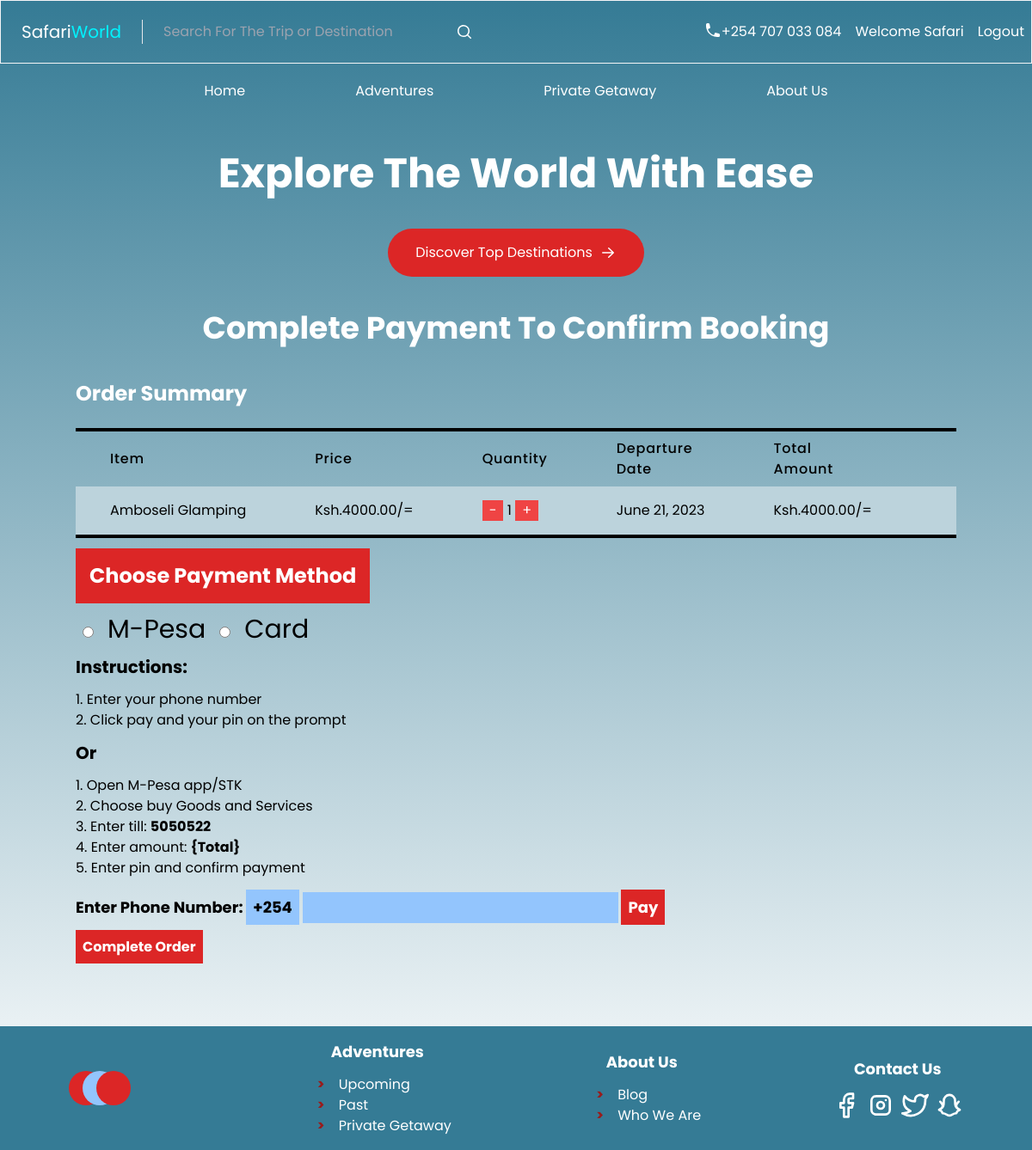
Page /3a78d5d9-3136-41db-b91c-bafca54f5fa3/order (signed in) on the committed database.
### booking/models.py (models this page shows, shortened)
class BaseModel(models.Model):
    id = models.UUIDField(primary_key=True, default=uuid.uuid4, editable=False)
    created_at = models.DateTimeField(auto_now_add=True)
    updated_at = models.DateTimeField(auto_now=True)
    class Meta:
        abstract = True

class User(BaseModel, AbstractUser):
    USER_TYPES = (
        ('A', 'Admin'),
        ('S', 'Staff'),
        ('U', 'User'),
    )
    GENDER_CHOICES = (
        (1, 'Male'),
        (2, 'Female'),
        (3, 'Other'),
    )
    user_type = models.CharField(choices=USER_TYPES, max_length=250)
    first_name = models.CharField(max_length=50)
    last_name = models.CharField(max_length=50)
    email = models.EmailField(max_length=250)
    date_of_birth = models.DateField(null=True)
    phone_number = models.CharField(max_length=20)
    gender = models.IntegerField(choices=GENDER_CHOICES, null=True)
    bio = models.CharField(max_length=250, blank=True)
    password = models.CharField(max_length=128)
    REQUIRED_FIELDS = ['first_name', 'last_name', 'phone_number', 'password']
    def __str__(self):
        return f'{self.first_name} {self.last_name} {self.email}'

class Adventure(BaseModel):
    name = models.CharField(max_length=250)
    place_id = models.ForeignKey(Place, on_delete=models.SET_NULL, null=True, related_name='adventures')
    description = models.CharField(max_length=1024)
    departure_date = models.DateField()
    return_date = models.DateField()
    price = models.DecimalField(max_digits=10, decimal_places=2)
    slots = models.IntegerField()
    age_limit = models.IntegerField(default=0)
    activities = models.CharField(max_length=250)
    image = models.FileField(upload_to='images', null=True)

### booking/views.py (the view, shortened to what this page needs)
# urls.py: path('<str:id>/order', views.order_page, name='order'),
@login_required
def order_page(request, id):
    print(f'user in both methods: {request.user}')
    adventure = Adventure.objects.get(id=id)
    adventure = Adventure.objects.get(id=id)
    context = {'adventure': adventure}
    return render(request, 'booking/order.html', context)

### booking/templates/booking/order.html (shortened to what this page needs)
{% extends 'booking/base.html' %} {% block content %}
<section class="flex-column items-center max-w-screen-lg mx-auto">
  <h1 class="text-white text-center text-2xl md:text-4xl font-bold my-10">
    Complete Payment To Confirm Booking
  </h1>
  <h3 class="font-bold text-2xl my-6 text-white">Order Summary</h3>
  <div>
    <div class="overflow-x-auto">
      <table class="w-full text-black border-black border-t-4 border-b-4">
        <thead>
          <tr>
            <th
              class="px-10 py-2 bg-transparent text-left text-l font-medium tracking-wider"
            >
              Item
            </th>
            <th
              class="px-10 py-2 bg-transparent text-left text-l font-medium tracking-wider"
            >
              Price
            </th>
            <th
              class="px-10 py-2 bg-transparent text-left text-l font-medium tracking-wider"
            >
              Quantity
            </th>
            <th
              class="px-10 py-2 bg-transparent text-left text-l font-medium tracking-wider"
            >
              Departure Date
            </th>
            <th
              class="px-10 py-2 bg-transparent text-left text-l font-medium tracking-wider"
            >
              Total Amount
            </th>
          </tr>
        </thead>
        <tbody class="" style="background-color: #bcd3dc">
          <tr>
            <td id="adventure" class="px-10 py-4 whitespace-nowrap">{{ adventure.name }}</td>
            <td class="px-10 py-4 whitespace-nowrap">
              <span>Ksh.</span><span id="price">{{ adventure.price }}<span>/=</span>
            </td>
            <td class="px-10 py-4 whitespace-nowrap">
              <button
                type="button"
                class="bg-red-500 px-2 text-center text-white"
                id="minus"
              >
                -
              </button>
              <span id="quantity">1</span>
              <button
                type="button"
                class="bg-red-500 px-2 text-center text-white"
                id="plus"
              >
                +
              </button>
            </td>
            <td class="px-10 py-4 whitespace-nowrap"> {{ adventure.departure_date }} </td>
            <td class="px-10 py-4 whitespace-nowrap">
              <span>Ksh.</span><span id="total">{{ adventure.price }}</span><span>/=</span>
            </td>
            <td class="px-10 py-4 whitespace-nowrap"></td>
          </tr>
        </tbody>
      </table>
    </div>
    <h2 class="text-white text-2xl bg-red-600 my-3 p-4 w-fit font-bold">
      Choose Payment Method
    </h2>
    <div class="text-3xl">
      <input
        class="mx-2"
        type="radio"
        id="mpesa"
        name="payments"
        value="M-Pesa"
      />
      <label for="mpesa">M-Pesa</label>
      <input class="mx-2" type="radio" id="card" name="payments" value="Card" />
      <label for="card">Card</label>
    </div>
    <p class="text-xl font-bold my-3">Instructions:</p>
    <ol class="list-decimal list-inside">
      <li>Enter your phone number</li>
      <li>Click pay and your pin on the prompt</li>
    </ol>
    <p class="text-xl font-bold my-3">Or</p>
    <ol class="list-decimal list-inside">
      <li>Open M-Pesa app/STK</li>
      <li>Choose buy Goods and Services</li>
      <li>Enter till: <strong>5050522</strong></li>
      <li>Enter amount: <strong>{Total}</strong></li>
      <li>Enter pin and confirm payment</li>
    </ol>
    <div class="my-4 text-lg font-bold">
      <label for="tel">Enter Phone Number: </label>
      <span class="bg-blue-300 p-2 text-black">+254</span>
      <input
        class="bg-blue-300 p-1 text-[#000000] focus:outline-none"
        type="text"
        id="phone"
      />
      <a class="bg-red-600 text-white font-xl p-2" id="pay" href="#">Pay</a>
    </div>
    <a id="confirm" class="bg-red-600 text-white font-xl p-2 font-bold"
      >Complete Order</a
    >
  </div>
</section>
{% endblock %}

### booking/templates/booking/base.html (shortened to what this page needs)
<!DOCTYPE html>
<html lang="en">
  <head>
    <script src="https://cdn.tailwindcss.com"></script>
  </head>
  <body
    class="bg-gradient-to-b from-[#357B95] to-transparent bg-no-repeat bg-cover font-serif"
  >
    <header
      class="items-center justify-between py-4 text-white border border-gray-100 md:flex"
    >
      <div class="flex items-center">
        <h4
          class="px-4 text-xl text-white border-r border-gray-200 font-weight-600 md:px-6"
        >
          <a href="{% url 'home' %}"
            >Safari<span style="color: #00f3ff">World</span></a
          >
        </h4>
        <div class="flex items-center sm:text-red">
          <input
            type="text"
            placeholder="Search For The Trip or Destination"
            class="p-2 mx-4 bg-transparent focus:outline-none text-white-300 w-100"
          />
          <svg
            xmlns="http://www.w3.org/2000/svg"
            viewBox="0 0 20 20"
            fill="currentColor"
            class="w-5 h-5"
          >
            <path
              fill-rule="evenodd"
              d="M9 3.5a5.5 5.5 0 100 11 5.5 5.5 0 000-11zM2 9a7 7 0 1112.452 4.391l3.328 3.329a.75.75 0 11-1.06 1.06l-3.329-3.328A7 7 0 012 9z"
              clip-rule="evenodd"
            />
          </svg>
        </div>
      </div>
      <div class="flex space-x-4">
        <div class="flex mx-2 space-x-4">
          <div class="flex item-center">
            <p>+254 707 033 084</p>
          </div>
          {% if request.user.is_authenticated %}
          <p>Welcome {{ request.user.first_name }}</p>
          <a href="{% url 'logout' %}?next={{ request.path|urlencode }}"
            >Logout</a
          >
          {% else %}
          <a href="{% url 'login' %}?next={{ request.path|urlencode }}"
            >Login</a
          >
          <a href="{% url 'signup' %}">Signup</a>
          {% endif %}
        </div>
      </div>
    </header>
    <nav class="flex my-5 text-white md:justify-center">
      <ul class="md:flex">
        <li class="px-8 md:px-16"><a href="{% url 'home' %}">Home</a></li>
        <li class="px-8 md:px-16">
          <a href="{% url 'adventures' %}">Adventures</a>
        </li>
        <li class="px-8 md:px-16"><a href="#">Private Getaway</a></li>
        <li class="px-8 md:px-16"><a href="#">About Us</a></li>
      </ul>
    </nav>
    <section>
      <h1 class="py-10 text-5xl font-bold text-center text-white">
        Explore The World With Ease
      </h1>
      <div
        class="flex items-center px-8 py-4 mx-auto bg-red-600 rounded-full max-w-fit"
      >
        <a href="{% url 'adventures' %}" class="pr-2 text-white"
          >Discover Top Destinations
        </a>
        <svg
          xmlns="http://www.w3.org/2000/svg"
          viewBox="0 0 20 20"
          fill="currentColor"
          class="w-5 h-5 text-white"
        >
          <path
            fill-rule="evenodd"
            d="M3 10a.75.75 0 01.75-.75h10.638L10.23 5.29a.75.75 0 111.04-1.08l5.5 5.25a.75.75 0 010 1.08l-5.5 5.25a.75.75 0 11-1.04-1.08l4.158-3.96H3.75A.75.75 0 013 10z"
            clip-rule="evenodd"
          />
        </svg>
      </div>
    </section>
    {% block content%} {% endblock %}
    <footer
      class="md:flex bg-[#357B95] h-full justify-around items-center px-8 md:px-1 py-4 text-white mt-20"
    >
      <div class="flex">
        <div
          class="w-10 h-10 p-3 -translate-x-12 bg-red-600 rounded-full"
        ></div>
      </div>
      <div>
        <h4 class="mb-3 text-lg font-bold md:text-center">Adventures</h4>
        <ul>
          <li
            class="pl-4 before:content-['>'] before:mr-3 before:text-red-800 before:font-bold"
          >
            <a href="#">Upcoming</a>
          </li>
          <li
            class="pl-4 before:content-['>'] before:mr-3 before:text-red-800 before:font-bold"
          >
            <a href="#">Past</a>
          </li>
          <li
            class="pl-4 before:content-['>'] before:mr-3 before:text-red-800 before:font-bold"
          >
            <a href="#">Private Getaway</a>
          </li>
        </ul>
      </div>
      <div>
        <h4 class="mb-3 text-lg font-bold md:text-center">About Us</h4>
        <ul>
          <li
            class="pl-4 before:content-['>'] before:mr-3 before:text-red-800 before:font-bold"
          >
            <a href="#">Blog</a>
          </li>
          <li
            class="pl-4 before:content-['>'] before:mr-3 before:text-red-800 before:font-bold"
          >
            <a href="#">Who We Are</a>
          </li>
        </ul>
      </div>
      <div>
        <h4 class="mb-3 text-lg font-bold md:text-center">Contact Us</h4>
        <div class="flex item-center gap-x-2">
          <svg
            class="w-8 h-8 text-white-300"
            viewBox="0 0 24 24"
            fill="none"
            stroke="currentColor"
            stroke-width="2"
            stroke-linecap="round"
            stroke-linejoin="round"
          >
            <path
              d="M18 2h-3a5 5 0 0 0-5 5v3H7v4h3v8h4v-8h3l1-4h-4V7a1 1 0 0 1 1-1h3z"
            />
          </svg>
        </div>
      </div>
    </footer>
  </body>
</html>

### booking/templates/booking/base.html (style rules this page uses)
body { font-family: "Poppins" !important; }

### rows in the picture
User: user.first_name "Safari"
Adventure: name "Amboseli Glamping", price "4000.00", departure_date "June 21, 2023"
